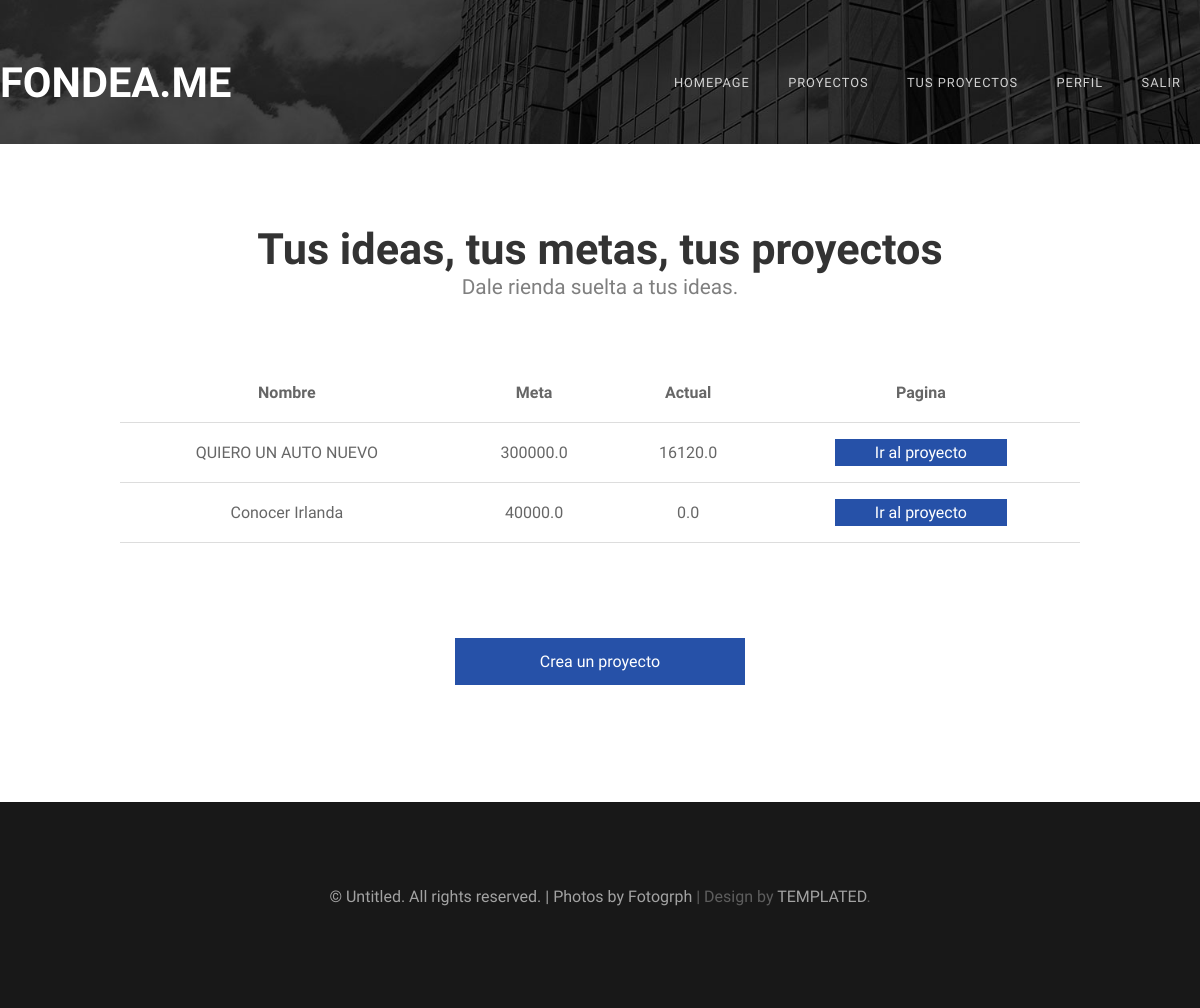
The app's page /your-proyects/sssfcv10sqaznchdyr with its own data.
### proyectos/models.py (models this page shows)
class Proyect(models.Model):
    name = models.CharField(max_length=50)
    goal = models.FloatField()
    actual = models.FloatField()
    deadline = models.DateField(auto_now_add=False)
    description = models.CharField(max_length=1500)
    image = models.ImageField(default = 'null', upload_to = "Proyects")
    made = models.DateTimeField(auto_now_add = True)
    upload = models.DateTimeField(auto_now = True)
    category = models.ForeignKey("Category", verbose_name=("Category"), on_delete=models.CASCADE)
    userOwner = models.ForeignKey(User, verbose_name=("Owner"), related_name='Owner',on_delete=models.CASCADE)
    Patrons = models.ManyToManyField(User,
        through = 'Patron',
        through_fields = ('proyecto','patron'),
        verbose_name=("Patrons"),
        default = 'null')

### proyectos/views.py (the view)
# urls.py: path('your-proyects/<str:User>', proyecto.yourProyects, name = 'tusproyectos'),
def yourProyects(request, User):
    aux = ''
    for letra in User:
        if letra.isdigit():
            aux += letra
    userOwner_id = int(aux)
    proyects = Proyect.objects.filter(userOwner_id = userOwner_id)
    if request.GET:
        user = request.GET
    return render(request, 'yourproyects.html', {
        'User' : User,
        'proyects' : proyects
    })

### proyectos/templates/yourproyects.html (shortened to what this page needs)
{% extends 'layout.html' %}
{% block content %}
    <div id="wrapper">
        <div id="main-content" class = "container">
            {% if proyects %}
                <div class="title">
                    <h2>Tus ideas, tus metas, tus proyectos</h2>
                    <span class="byline">Dale rienda suelta a tus ideas.</span>
                </div>
                <div class = "procontainer">
                    <table class = "proyectos">
                    <thead>
                        <tr>
                            <th>Nombre</th>
                            <th>Meta</th>
                            <th>Actual</th>
                            <th>Pagina</th>
                        </tr>
                    </thead>
                    <tbody>
                    {% for proyect in proyects %}
                    <tr>
                        <td>{{proyect.name}}</td>
                        <td>{{proyect.goal}}</td>
                        <td>{{proyect.actual}}</td>
                        <td><a id = "link-in-table" class = "myproyectlink" href ="{% url 'proyectoLoged' User proyect.id%}">Ir al proyecto<a/></td>
                    <tr>
                    {% endfor %}
                    </table>
                </div>
            {% else %}
                <div class="title">
                    <h2>No has iniciado ninguna campaña.</h2>
                    <span class="byline">=(</span>
                </div>
            {% endif %}
        </div>
        <div id = "linkP">
            <a class = "proyectlink" href ="{% url 'newproyect' User%}">Crea un proyecto<a/>
        </div>
    </div>
{% endblock  %}

### proyectos/static/css/default.css (style rules this page uses)
html, body { height: 100%; }
body { margin: 0px; padding: 0px; background: #181818; font-family: 'Didact Gothic', sans-serif; font-size: 12pt; font-weight: 200; color: #FFF; }
.proyectlink { display: table; margin: 0 auto; }
.procontainer { margin-top: 3em; margin-bottom: 3em; width: 100%; }
h1, h2, h3 { margin: 0; padding: 0; }
a { color: #ee0000; }
.container { overflow: hidden; margin: 0em auto; width: 1200px; }
.box1, .box2, .box3, { float: left; margin-right: 20px; }
.title { margin-bottom: 1em; }
.title h2 { font-size: 2.7em; }
.title .byline { font-size: 1.3em; color: rgba(255,255,255,0.60); }
#wrapper { position: relative; padding: 5em 0em 4em 0em; background: #FFF; }
#copyright a { text-decoration: none; color: rgba(255,255,255,0.6); }
#main-content .title { margin-bottom: 4em; }
#main-content { text-align: center; color: rgba(0,0,0,0.6); }
#main-content .title h2 { font-weight: bold; color: rgba(0,0,0,0.8); }
#main-content .title .byline { text-align: center; color: rgba(0,0,0,.5); }
#link-in-table { padding-top: 4px; padding-bottom: 4px; padding-left: 40px; padding-right: 40px; }
#linkP { margin-top: 3em; height: 100px; }
table { width:80%; margin: 0 auto; }
table, th, td { border: 0px solid black; border-collapse: collapse; }
th, td { padding: 20px; text-align: center; border-bottom: 1px solid #ddd; }
tr { border-bottom: 1px; }
.myproyectlink:link, .myproyectlink:visited { background-color: #2651a8; color: white; text-decoration: none; }
.proyectlink:link, .proyectlink:visited { background-color: #2651a8; color: white; padding: 14px 25px; text-align: center; text-decoration: none; display: block; width: 20%; }

### records on screen
Proyect: name "QUIERO UN AUTO NUEVO", goal "300000.0", actual "16120.0"
Proyect: name "Conocer Irlanda", goal "40000.0", actual "0.0"
